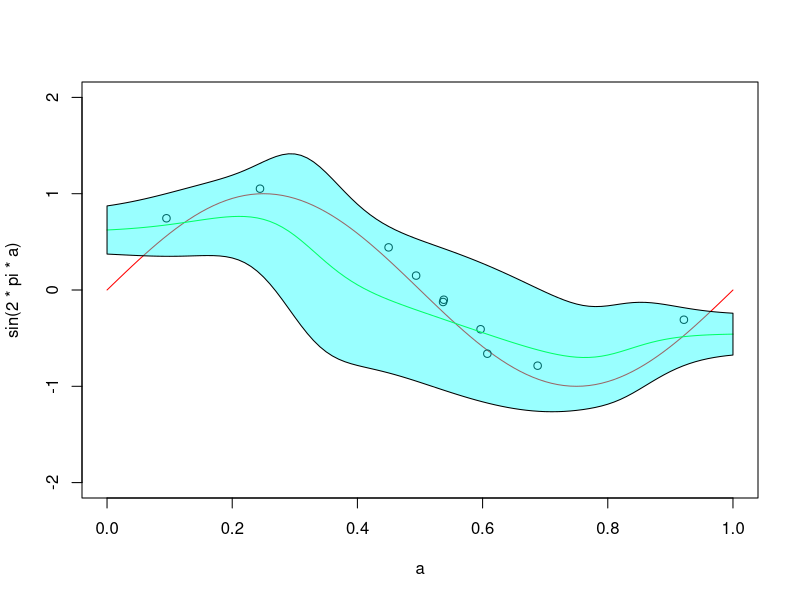

R code for this plot:
n = 10       # sample size


# Step 1. Sampling from sin(x)
x <- runif(n) # sample x using uniform distribution. By default, min = 0, max = 1.
t <- sin(2*pi*x) + rnorm(n, sd = 0.1) # calculate t

t.Mean <- mean(t)
t <- t-t.Mean


# Step 2. Kernel Function : k(x, x_n) = { pdf of N(x_n, sd^2) @ x } / { sum  of all pdf}
g.fun <- function(x, xn, hyperSd){
  return(dnorm(x,xn,hyperSd))
}

kernelFun <- function(gfun.list){
  return(gfun.list/sum(gfun.list))
}

# Step 3. E(t) = sum( k(x,xn) * tn ), variance = sum( k(x,xn) * tn^2 ) - [E(t)]^2
calcMean <- function(k_the_pdf, training_t){
  return(sum(k_the_pdf * training_t))
}

calcVar <- function(k_the_pdf, training_t, hyperSd){
  new_t_mean <- calcMean(k_the_pdf, training_t)
  return( sum( k_the_pdf * ( training_t^2 + hyperSd ^ 2) ) - new_t_mean^2 )
}


# Step 4. calculate
hyperSd = 0.1
a <- seq(0, 1, 0.01)

gfun.matrix <- apply( as.matrix(a),1, g.fun, xn = x, hyperSd = hyperSd)

k_the_pdf <- apply( gfun.matrix,2, kernelFun )
predictMean <- apply( k_the_pdf, 2, calcMean, training_t = t) + t.Mean
predictVar <- apply( k_the_pdf, 2, calcVar, training_t = t, hyperSd = hyperSd)
predictSd <- sqrt(predictVar)
PredMax <- predictMean + 1.95 * predictSd
PredMin <- predictMean - 1.95 * predictSd

# Step 5. Plot 
plot(a, sin(2 * pi * a), type="l", col = 'red', xlim=range(c(0,1)), ylim=range(c(-2,2)))
points(x, t)

points(a, predictMean, type="l", col = 'green')

polygon(c(a, rev(a)), c(PredMax, rev(PredMin)), col=rgb(0,1,1,0.4))

